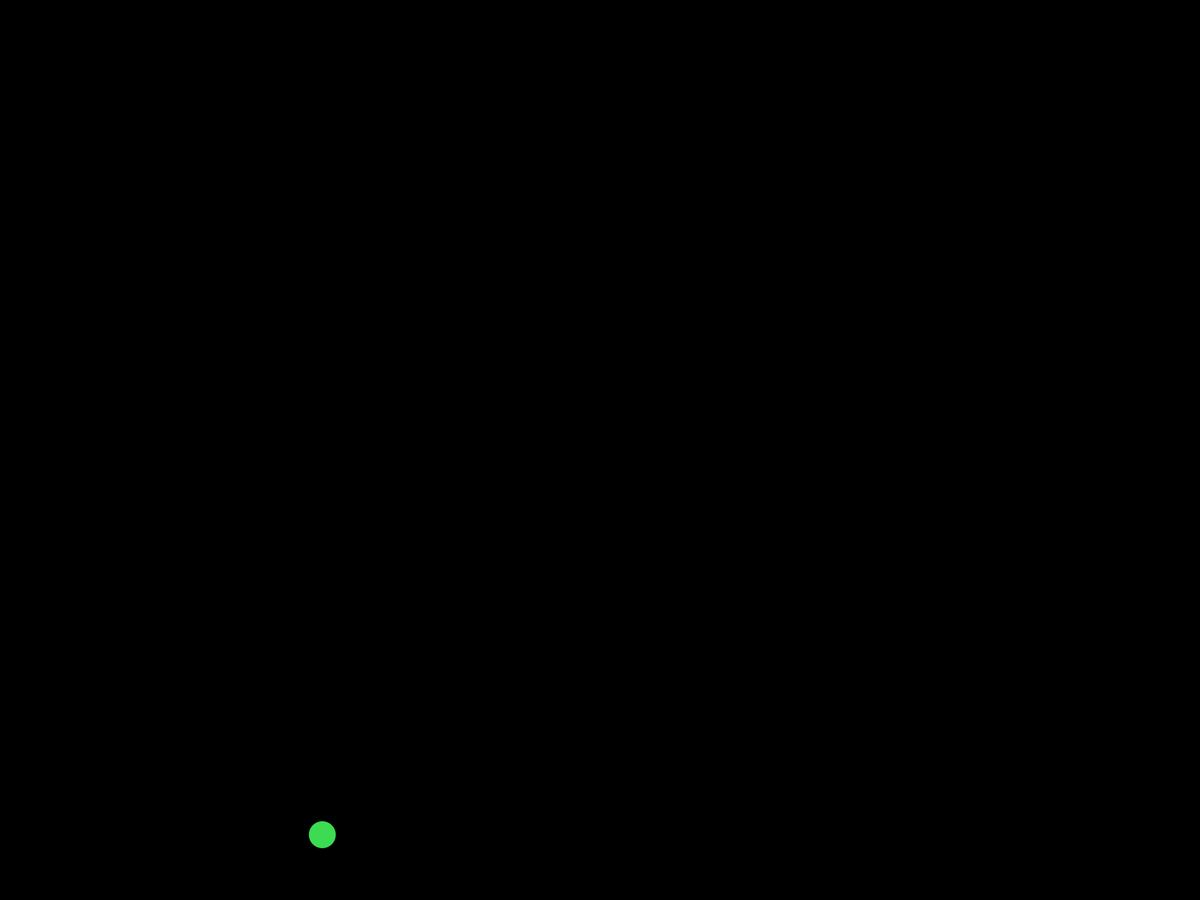
Frame 1 (no input)
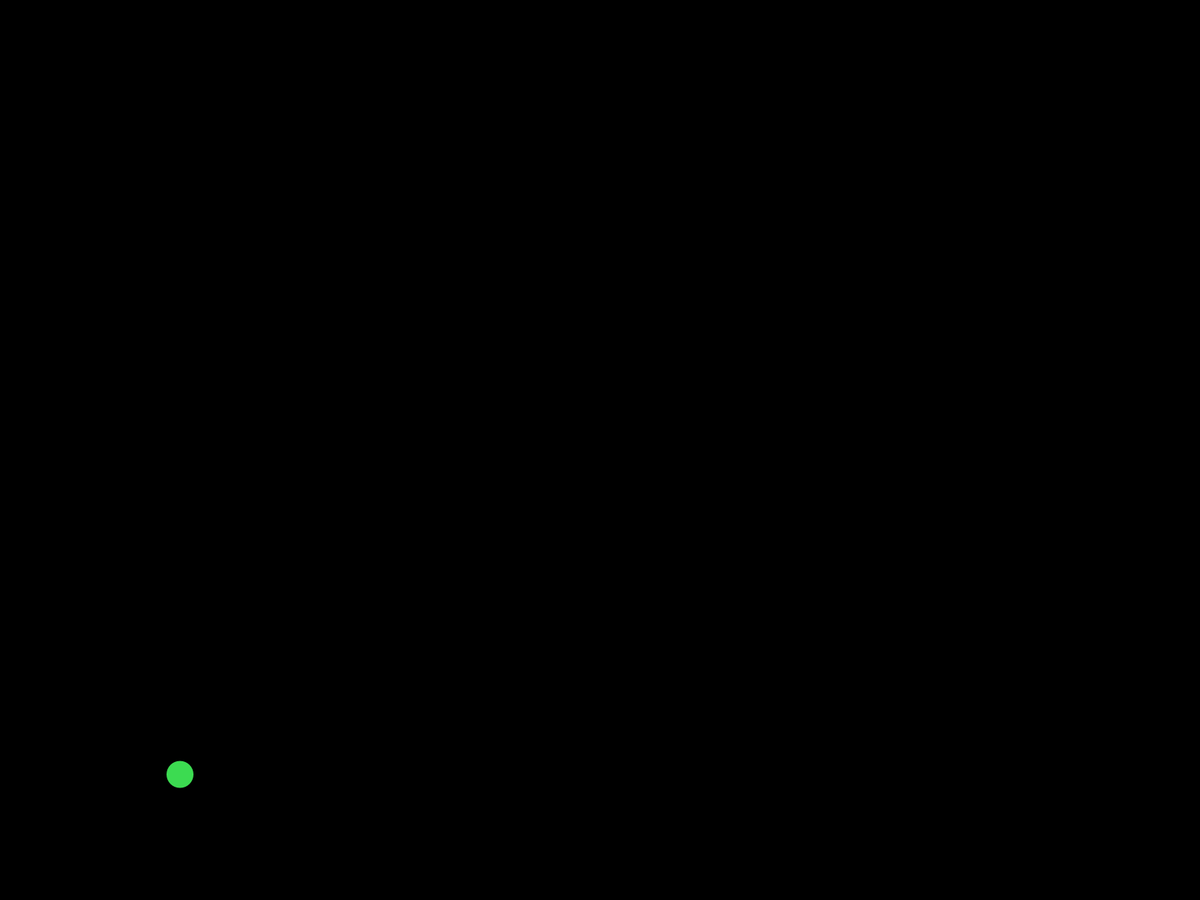
Frame 60 (the mouse pressed at the canvas centre just before this capture)
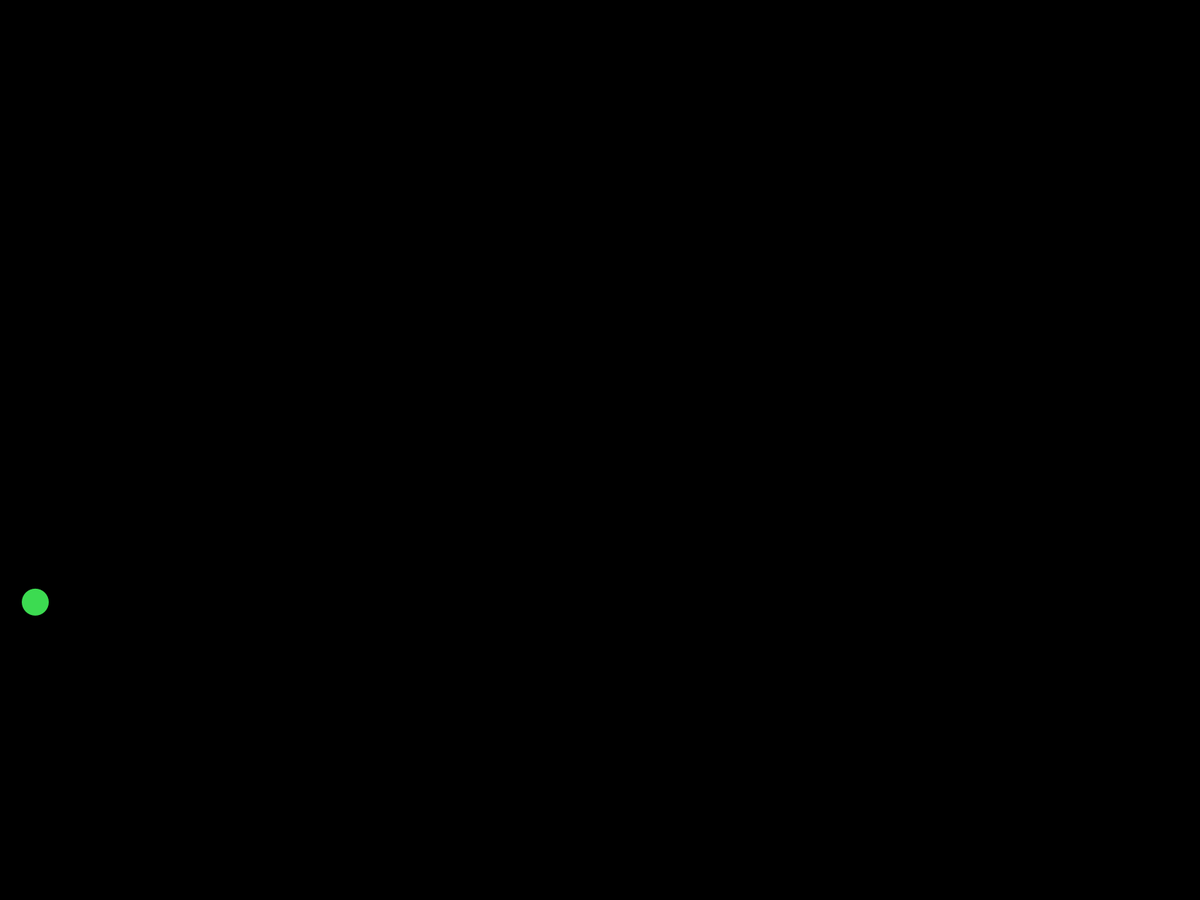
Frame 120 (the mouse held since frame 60 and released just before this capture)

The Processing sketch that drew these frames (run headless with seeded random() and noise(); from frame 60 on, the mouse is pressed at the canvas centre):

// Processing sketch: TP_12
// ── TP_12.pde
Balle balle;
int taille = 10000;
Balle tabBalle[] = new Balle[taille];

void setup() {
  background(0);
  //size(800, 600);
  fullScreen();
  balle = new Balle();
  balle.initBalle();
  balle.affiche();
  for (int i = 0; i<taille; i++) {
    tabBalle[i] = null;
  }
}

void draw() {
  background(0);
  balle.deplace(5);
  balle.verifieRebond();
  balle.affiche();
  for (int i = 0; i<taille; i++) {
    if ( tabBalle[i] != null) {
      tabBalle[i].deplace(5);
      tabBalle[i].verifieRebond();
      tabBalle[i].affiche();
    }
  }
}

void keyPressed() {
  if (key == '+') {
    for (int i = 0; i<taille; i++) {
      if ( tabBalle[i] == null) {
        tabBalle[i] = new Balle();
        tabBalle[i].initBalle();
        break;
      }
    }
  }
}

void mousePressed() {
  for (int i = 0; i<taille; i++) {
    if (tabBalle[i] !=null) {
      if (dist(mouseX,mouseY,tabBalle[i].x,tabBalle[i].y)<=tabBalle[i].rayon/2) {
        tabBalle[i] = null;
      }
    }
  }
}

// ── Balle.pde
class Balle {

  float x; //position x
  float y; // position y
  int rayon;// rayon du disque
  color couleur; // couleur de la balle
  float dx; // vecteur de déplacement en x
  float dy;// vecteur de déplacement en y

  void initBalle() {
    rayon = int(random(10, 51));
    x = random(rayon, width-rayon);
    y = random(rayon, height-rayon);
    couleur = color(random(0, 256), random(0, 256), random(0, 256));
    dx = random(-6, 6);
    dy = random(-6, 6);
    float mag = sqrt(dx*dx + dy*dy);
    if (mag !=0) {
      dx /= mag;
      dy /= mag;
    }
  }
  void affiche(){
    noStroke();
    fill(couleur);
    ellipse( x,y, rayon, rayon);
  }
  void deplace(int vitesse){
    x += vitesse*dx;
    y += vitesse*dy;
  }
  
  void verifieRebond(){
    if (x-rayon/2 <= 0 || x+rayon/2>=width){
      dx = -dx;
    }
    if (y-rayon/2 <= 0 || y+rayon/2>=height){
      dy = -dy;
    }
  }
}
